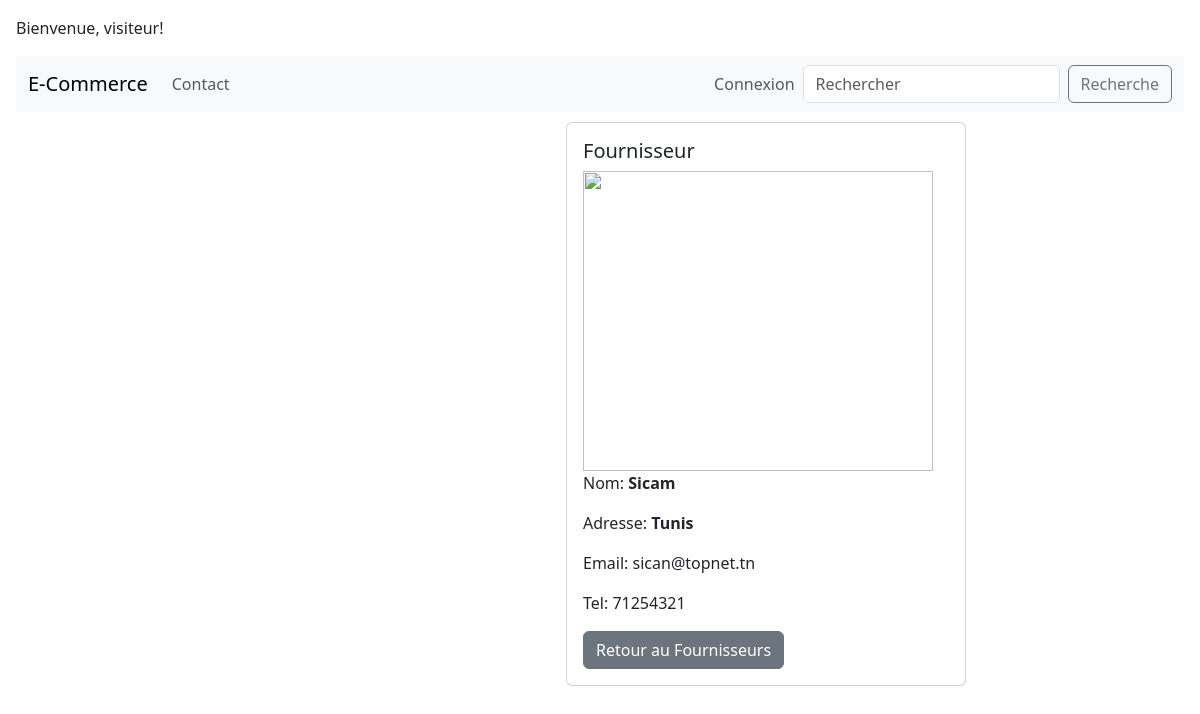
Page /magasin/Fournisseur/1/ on the committed database.
### magasin/models.py (models this page shows, shortened)
class Fournisseur(models.Model):
    nom=models.CharField(max_length=100,null=True)
    adresse=models.TextField(null=True)
    email=models.EmailField(null=True)
    telephone=models.CharField(max_length=8,null=True)

### magasin/views.py (the view)
# urls.py: path('Fournisseur/<int:for_id>/', views.detail_Fournisseur, name='detail_Fournisseur'),
def detail_Fournisseur(request, for_id):
    fournisseur = get_object_or_404(Fournisseur, id=for_id)
    context = {'fournisseur': fournisseur}
    return render(request, 'magasin/Fournisseurs/detail_For.html', context)

### magasin/templates/magasin/Fournisseurs/detail_For.html (shortened to what this page needs)
{% extends 'magasin/base.html' %}
{% block content %}
  <div class="card" style="width: 400px;margin: 10px; margin-left: 550px;" >
   <div class="card-body">
       <h5 class="card-title">Fournisseur</h5>
       <img src="/media/{{fournisseur.logo}}" style="width: 350px; height: 300px;">
        <p class="card-text">Nom: <b>{{fournisseur.nom}}</b></p>
       <p class="card-text">Adresse: <b>{{fournisseur.adresse}}</b></p>
       <p class="card-text">Email: {{fournisseur.email}}</p>
       <p class="card-text">Tel: {{fournisseur.telephone}}</p>
       <a href="{% url 'fournisseurs' %}" class="btn btn-secondary">Retour au Fournisseurs</a>
   </div>
</div>
{% endblock %}

### rows in the picture
Fournisseur: nom "Sicam", adresse "Tunis", email "sican@topnet.tn", telephone "71254321"
